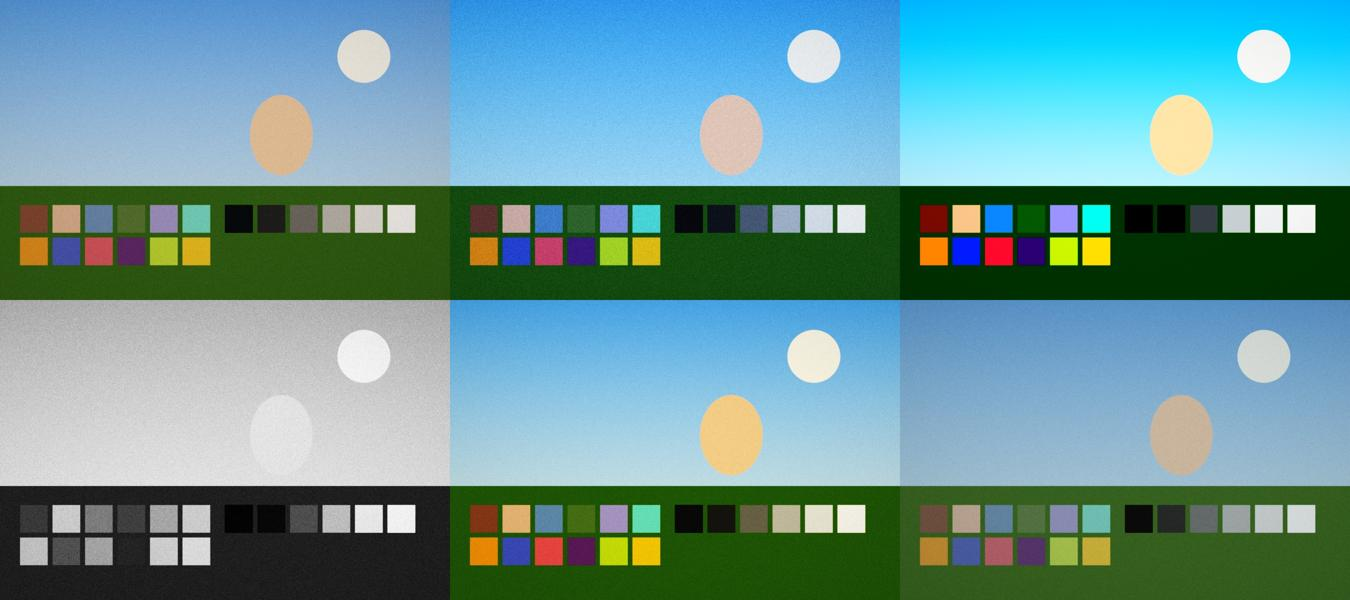
#> input picture kfilm/data/chart.jpg, 1350 x 600 px
$ python -i dcf.py   (imports and definitions only)
#> lines starting #> are read from the running program, lines starting #| are printed output that depends on the picture
#> further down, picture is the input picture: PIL image 1350x600 RGB; mean R, G, B 104.9, 150.3, 151.8
"""Write JPEGs a Canon EOS camera can show in Playback.

Canon's playback wants a DCF file: a baseline JPEG that starts with an Exif
APP1 (no JFIF), carries a 160 x 120 thumbnail in IFD1, and sits in a DCF
folder (DCIM/100CANON) with an 8-character DCF name (KFLM0001.JPG).
The page is 2256 x 1504, the 450D's own Small size.
"""
from __future__ import annotations

import io
import struct
import time
from pathlib import Path

from PIL import Image

ASCII, SHORT, LONG, RATIONAL, UNDEFINED = 2, 3, 4, 5, 7
_SIZE = {ASCII: 1, SHORT: 2, LONG: 4, RATIONAL: 8, UNDEFINED: 1}


# [59 lines left out: functions _ifd, exif_app1, not called in this run]


def _jpeg(im: Image.Image, quality: int) -> bytes:
    buf = io.BytesIO()
    im.convert("RGB").save(buf, "JPEG", quality=quality, subsampling=1, optimize=False, progressive=False)
    data = buf.getvalue()
    # drop Pillow's JFIF APP0: Canon files start with Exif
    if data[2:4] == b"\xff\xe0":
        (n,) = struct.unpack(">H", data[4:6])
        data = data[:2] + data[4 + n:]
    return data


def thumbnail(im: Image.Image) -> bytes:
    """160 x 120 with black bars, as Canon makes them for 3:2 frames."""
    t = Image.new("RGB", (160, 120), (0, 0, 0))
#> t: PIL image 160x120 RGB; every value is 0
    small = im.convert("RGB").resize((160, 107), Image.LANCZOS)
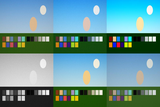
#> small: PIL image 160x107 RGB; mean R, G, B 104.9, 150.3, 151.9
    t.paste(small, (0, 6))
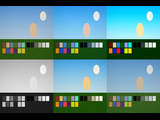
#> t: PIL image 160x120 RGB; mean R, G, B 93.6, 134, 135.4
    return _jpeg(t, 85)


# [8 lines left out: function save_dcf, not called in this run]

>>> from PIL import Image
>>> picture = Image.open('data/chart.jpg')
>>> result = thumbnail(picture)
